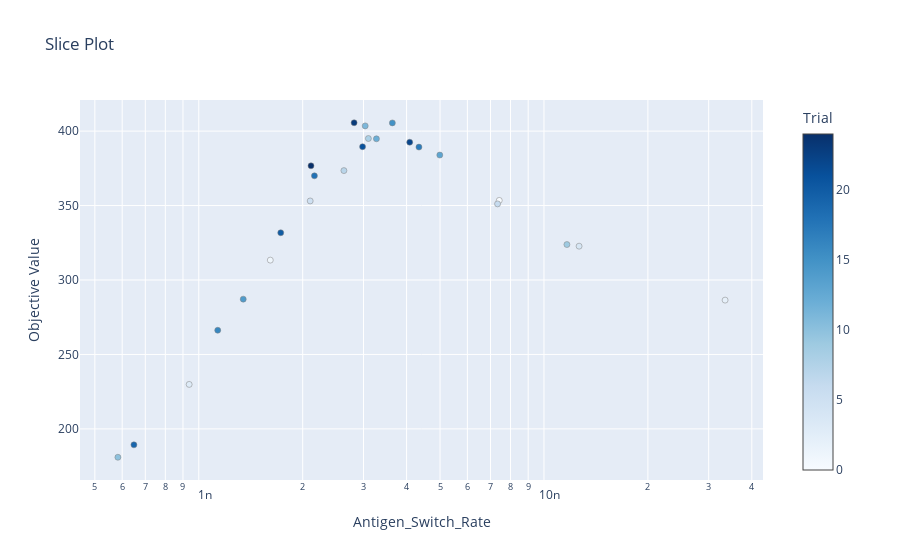

This figure's notebook cell:
### Code cell
plot_slice(study)

### Figure 1 — Plotly figure (JSON) as saved in the notebook; plotly's stock layout.template omitted (floating-point values rounded to 4 significant figures)
{"data": [{"marker": {"color": [0, 1, 2, 3, 4, 5, 6, 7, 8, 9, 10, 11, 12, 13, 14, 15, 16, 17, 18, 19, 20, 21, 22, 23, 24], "colorbar": {"title": {"text": "Trial"}, "x": 1, "xpad": 40}, "colorscale": [[0, "rgb(247,251,255)"], [0.125, "rgb(222,235,247)"], [0.25, "rgb(198,219,239)"], [0.375, "rgb(158,202,225)"], [0.5, "rgb(107,174,214)"], [0.625, "rgb(66,146,198)"], [0.75, "rgb(33,113,181)"], [0.875, "rgb(8,81,156)"], [1, "rgb(8,48,107)"]], "line": {"color": "Grey", "width": 0.5}}, "mode": "markers", "showlegend": false, "type": "scatter", "x": [7.421e-09, 1.612e-09, 3.347e-08, 9.379e-10, 1.264e-08, 2.103e-09, 7.338e-09, 2.633e-09, 3.1e-09, 1.165e-08, 5.831e-10, 3.035e-09, 3.271e-09, 4.991e-09, 1.345e-09, 3.637e-09, 1.135e-09, 4.343e-09, 2.163e-09, 6.489e-10, 1.728e-09, 2.982e-09, 4.084e-09, 2.818e-09, 2.114e-09], "y": [353.5, 313.4, 286.5, 229.9, 322.7, 353.1, 351.1, 373.5, 395.0, 323.8, 181.0, 403.5, 394.8, 383.9, 287.2, 405.5, 266.3, 389.3, 370.0, 189.3, 331.7, 389.5, 392.6, 405.6, 376.7]}], "layout": {"title": {"text": "Slice Plot"}, "xaxis": {"title": {"text": "Antigen_Switch_Rate"}, "type": "log"}, "yaxis": {"title": {"text": "Objective Value"}}}}
